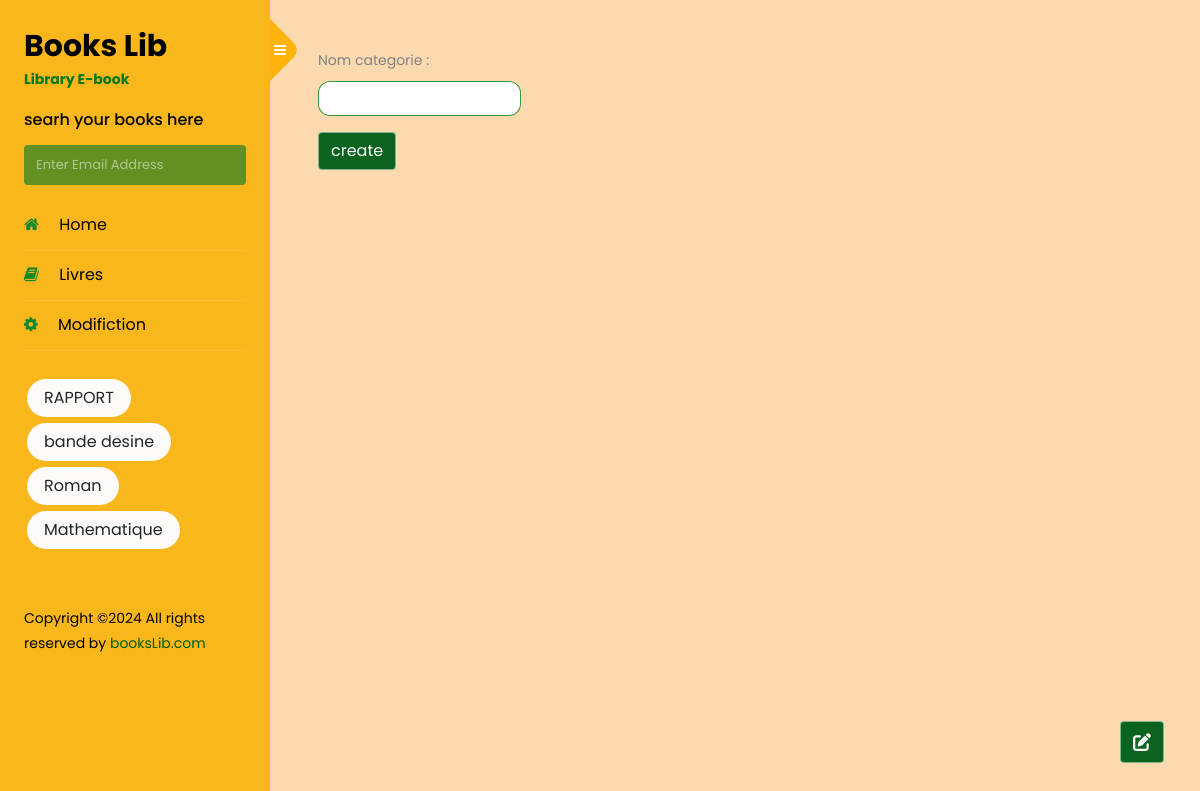
/categorie, run on the app's committed database.
### biblio/models.py (models this page shows, shortened)
class Categorie(models.Model):
    id_categorie = models.AutoField(primary_key=True)
    nom_categorie = models.CharField(max_length=100,null=True)

### biblio/views.py (the view)
# urls.py: path('categorie',categorie,name='categorie'),
def categorie(request):
    categorie = Categorie.objects.all()
    if request.method =="POST":
        form = CategoForm(request.POST or None)
        if form.is_valid:
            form.save()
        return redirect('modif')
    else:
         form = CategoForm()
    context = {
            'livre':livre,
            'categorie':categorie,
            'form':form
            }
    return render(request,'categorie.html',context)

### biblio/forms.py
class CategoForm(ModelForm):
    class Meta:
        model = Categorie
        fields = ('__all__')

### biblio/templates/categorie.html (shortened to what this page needs)
{% extends "base/base.html" %}
{% block content %}
<div class="contaire">
<form method="post" enctype="multipart/form-data" >
		{{form.as_p}}
		<button type="submit" class="btn btn-primary">create</button>
</form>
</div>
{% endblock content %}

### biblio/templates/base/base.html (shortened to what this page needs)
{% load static %}
<!doctype html>
<html lang="en">
  <head>
		<link rel="stylesheet" href="https://stackpath.bootstrapcdn.com/font-awesome/4.7.0/css/font-awesome.min.css">
			<link rel="stylesheet" href="{% static 'css/style.css' %}">
		<link rel="stylesheet" href="{% static 'aos/aos.css' %}">
  </head>
  <body>
		<div class="wrapper d-flex align-items-stretch">
			<nav id="sidebar" >
				<div class="custom-menu" data-aos="fade-up" data-aos-delay="100">
					<button type="button" id="sidebarCollapse" class="btn btn-primary">
	          <i class="fa fa-bars"></i>
	        </button>
        </div>
				<div class="p-4">
		  		<h1 ><a style="
    color: black;
" href="{% url 'index' %}" class="logo" data-aos="fade-up" data-aos-delay="200">Books Lib <span>Library E-book</span></a></h1>
				  <div class="mb-3">
					<h3 class="h6 mb-3" data-aos="fade-up" data-aos-delay="300" style="
    color: black;
" >searh your books here</h3>
					<form data-aos="fade-up" data-aos-delay="400" action="{% url 'filtre' %}" method="get" class="subscribe-form">
                        <div class="form-group d-flex">
						  <input name='search1' style="color:black;" type="text" class="form-control" placeholder="Enter Email Address">
						</div>
		      </form>
				</div>
	        <ul class="list-unstyled components ">
	          <li data-aos="fade-up" data-aos-delay="200" class="active">
	            <a  style="
    color: black;
" href="{% url 'index' %}"><span class="fa fa-home mr-3"></span> Home</a>
	        </li>
	         <li data-aos="fade-up" data-aos-delay="300" class="active">
	            <a style="color: black;"href="{% url 'livres' %}"><span class="fa  fa-book mr-3"
	            	 ></span> Livres</a>
	        </li>
	        <li data-aos="fade-up" data-aos-delay="400" class="active">
	            <a  style="
    color: black;
" href="{% url 'modif' %}"><span class="fa fa-gear mr-3"></span> Modifiction</a>
	        </li>
	        <br>
			<div  class="genrs">
				{% for categorie in categorie %}
					<a type="submit"  data-aos="fade-up" data-aos-delay="{{livre.id_categorie}}00" href="{% url 'catego_fil' categorie.nom_categorie %}" style="background: snow; margin: 3px;" class="btn  rounded-pill px-3" type="button">{{categorie.nom_categorie}}</a>
				{% endfor %}
				</div>
	        </ul>
	        <div  class="footer">
	        	<p  style="margin-top: 30px;color: black;margin-bottom: 0;"
    						data-aos="fade-up" data-aos-delay="1000">
						 		 Copyright &copy;<script>document.write(new Date().getFullYear());</script>
						 	  All rights reserved  by <a href="{% url 'index' %}" target="_blank" style="color: #005c15;" >booksLib.com</a>
						  </p>
	        </div>
	      </div>
    	</nav>
<button style="position: fixed;border: none; background: none;top: 90vh; right: 30px;z-index: 33;">
	<a type="button" class="btn btn-primary" href="{% url 'add' %}">
								</a>
</button>
<div style="background: #ff951452;" id="content" class="p-4 p-md-5 pt-5">
    {% block content %}
    {% endblock content %}
 </body>
</html>

### biblio/templates/categorie.html (style rules this page uses)
label { display: block; }
input { width: 203px; padding: 4px; border-radius: 12px; border: 1px solid #0b7f0bd1; }

### data on the page
Categorie: nom_categorie "RAPPORT"
Categorie: nom_categorie "bande desine"
Categorie: nom_categorie "Roman"
Categorie: nom_categorie "Mathematique"
